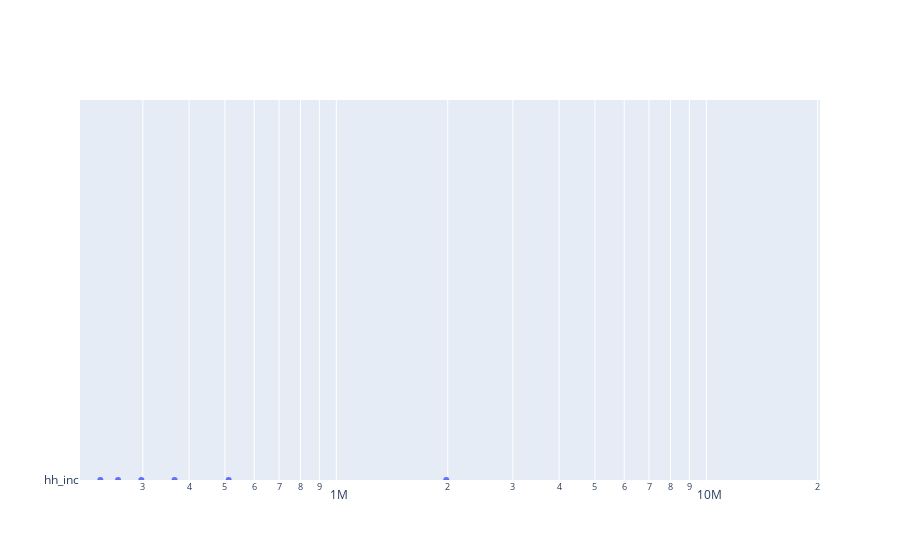

Notebook cell for this chart:
### Code cell
fig = go.Figure()
fig.add_trace(go.Violin(x=male["hh_inc"], side="positive", name="hh_inc"))
fig.update_layout(xaxis_type="log")
fig.show()
